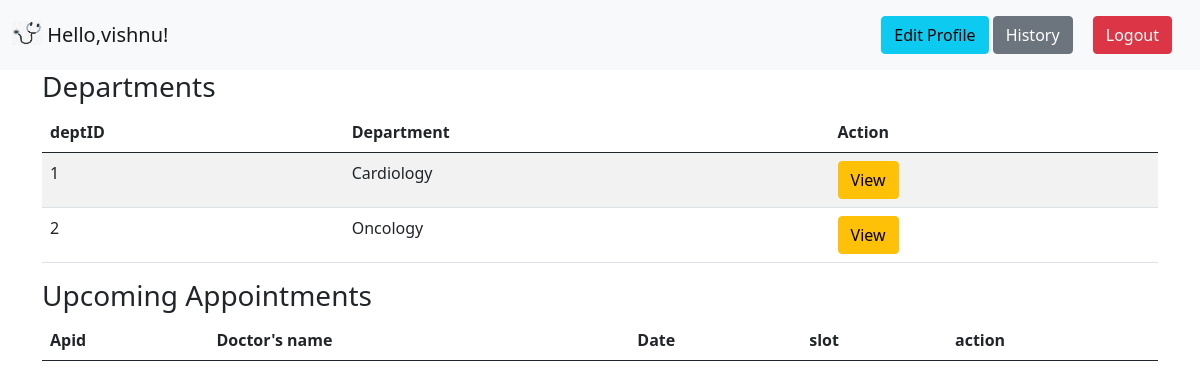
/patientdash/1 (signed in), run on the app's committed database.
### model.py (models this page shows)
class Patient(db.Model):
    __tablename__ = "Patient"
    pid = db.Column(db.Integer, primary_key=True)
    username = db.Column(db.String, unique=True, nullable=False)
    password = db.Column(db.String, nullable=False)
    fname = db.Column(db.String, nullable=False)
    lname = db.Column(db.String, nullable=True)
    age=db.Column(db.Integer,nullable=False)
    height=db.Column(db.Integer,nullable=True)
    weight=db.Column(db.Integer,nullable=True)
    blacklist = db.Column(db.Boolean, default=False)

class Department(db.Model):
    __tablename__ = "Dept"
    deptid = db.Column(db.Integer, primary_key=True)
    deptname=db.Column(db.String, nullable=False)
    desc=db.Column(db.String,nullable=False)

### app.py (the view)
@app.route('/patientdash/<int:pid>')
def patientdash(pid):
        if session.get('role')=="Patient" and session.get('user_id')==pid:
            patient=Patient.query.get(pid)
            departments=Department.query.all()
            appointments=Appointment.query.filter_by(pid=pid,completed=False).all()
            doctors = {d.did: d.fname for d in Doctor.query.all()}
            return render_template("patientdash.html", patient=patient,departments=departments,doctors=doctors,appointments=appointments)
        else:
            return redirect(url_for('index'))

### templates/Patientdash.html (shortened to what this page needs)
<!DOCTYPE html>
<html lang="en">
<head>
    <link href="https://cdn.jsdelivr.net/npm/bootstrap@5.0.2/dist/css/bootstrap.min.css" rel="stylesheet">
</head>
<body>
    <nav class="navbar navbar-light bg-light">
        <div class="container-fluid">
          <a class="navbar-brand" href="#">
            <img src="{{ url_for('static', filename='stethoscope.png') }}"
               width="30" height="24" class="d-inline-block align-text-top">
            Hello,{{patient.fname}}!
          </a>
         <div style="display:inline;">
          <form action="{{ url_for('ppatientedit', pid=patient.pid) }}"  style="display:inline;">
            <button class="btn btn-info">Edit Profile</button>
          </form>
          <form action="{{ url_for('patienthistory',pid=patient.pid) }}"  style="display:inline;">
            <button class="btn btn-secondary">History</button>
          </form>
          <a class="nav-link" href="{{ url_for('logout') }}" style="display:inline-block;">
            <button type="button" class="btn btn-danger">Logout</button>
            </a>
        </div>
        </div>
    </nav>
        <div class="container">
            <h3>Departments</h3>
            <table class="table table-striped">
                <thead>
                <tr>
                    <th scope="col">deptID</th>
                    <th scope="col">Department</th>
                    <th scope="col">Action</th>
                </tr>
                </thead>
                <tbody>
                    {% for dep in departments %}
                    <tr>
                        <td>{{ dep.deptid }}</td>
                        <td>{{ dep.deptname}}</td>
                        <td>
                            <form action="{{ url_for('department', deptid=dep.deptid, pid=patient.pid) }}"  style="display:inline;">
                                <button class="btn btn-warning">View</button>
                            </form>
                        </td>
                    </tr>
                    {% endfor %}
                </tbody>
            </table>
        </div>
        <div class="container">
            <h3>Upcoming Appointments</h3>
            <table class="table table-striped">
                <thead>
                <tr>
                    <th scope="col">Apid</th>
                    <th scope="col">Doctor's name</th>
                    <th scope="col">Date</th>
                    <th scope="col">slot</th>
                    <th scope="col">action</th>
                </tr>
                </thead>
            </table>
        </div>
</body>
</html>

### data on the page
Patient: fname "vishnu"
Department: deptid "1", deptname "Cardiology"
Department: deptid "2", deptname "Oncology"
